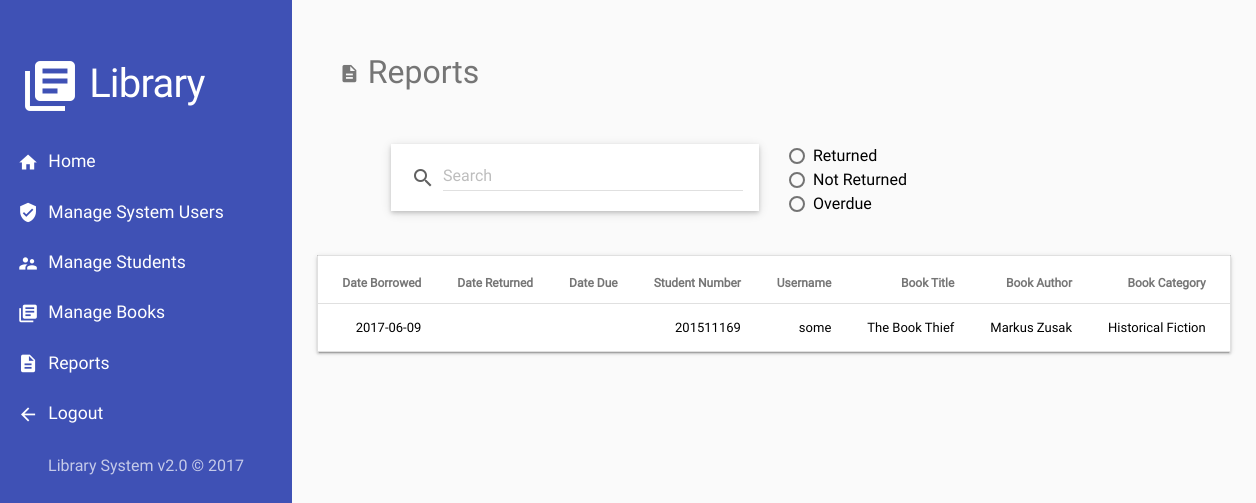
/admin-reports.php (signed in), run on an earlier commit of the app's database.
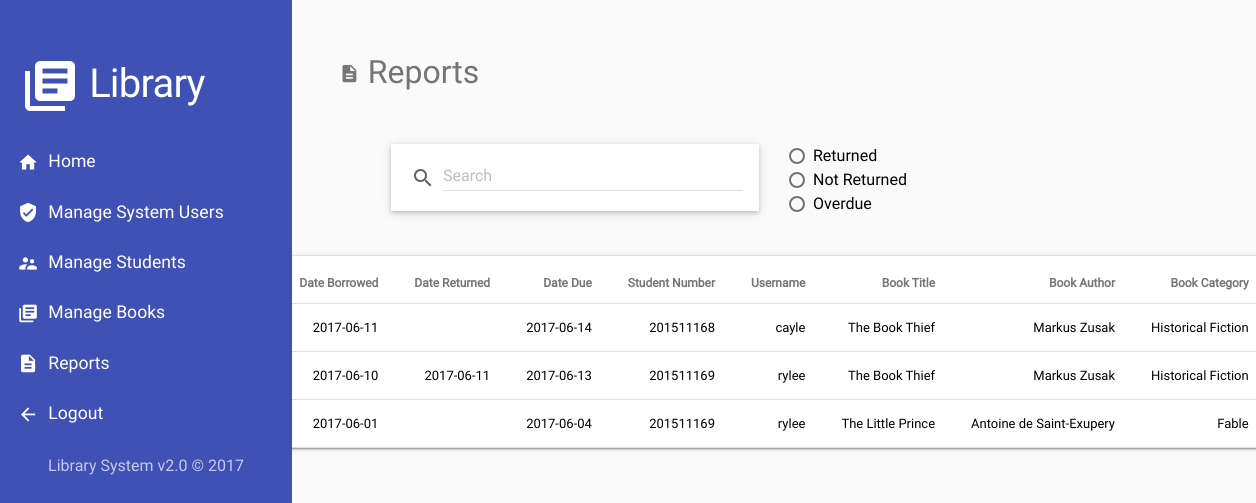
And on a later commit of the database.
### tables this page shows
CREATE TABLE `transaction` (
  `id` int(11) NOT NULL,
  `user_id` int(11) NOT NULL,
  `book_id` int(11) NOT NULL,
  `date_borrowed` date DEFAULT NULL,
  `date_returned` date DEFAULT NULL,
  `date_due` date NOT NULL
);

CREATE TABLE `users` (
  `id` int(11) NOT NULL,
  `username` varchar(128) NOT NULL,
  `password` varchar(255) NOT NULL,
  `year_level` int(2) DEFAULT NULL,
  `student_no` varchar(255) DEFAULT NULL,
  `type` enum('admin','normal') NOT NULL,
  `status` enum('0','1') NOT NULL
);

CREATE TABLE `books` (
  `id` int(11) NOT NULL,
  `title` varchar(255) NOT NULL,
  `author` varchar(255) NOT NULL,
  `category` varchar(255) NOT NULL,
  `description` varchar(255) NOT NULL,
  `image_path` varchar(255) NOT NULL,
  `status` enum('0','1','2') NOT NULL
);

### admin-reports.php (the view, shortened to what this page needs)
<?php include_once('html/top.php'); ?>
<?php
  require_once('html/welcome-header.php');
?>
<?php
  require_once('html/nav.php');
?>
<div class="content">
<h2 class="t-secondary">
  <i class="material-icons small">description</i>
  Reports
</h2>
<form action="<?php echo $_SERVER['PHP_SELF']; ?>" method="get">
  <div class="row -col-md-6 -my-right">
    <div>
    </div>
    <div class="no- col-md-6">
      <div>
        <label class="mdl-radio mdl-js-radio mdl-js-ripple-effect" for="returned">
          <span class="mdl-radio__label">Returned</span>
        </label>
      </div>
      <div>
        <label class="mdl-radio mdl-js-radio mdl-js-ripple-effect" for="borrowed">
          <span class="mdl-radio__label">Not Returned</span>
        </label>
      </div>
      <div>
        <label class="mdl-radio mdl-js-radio mdl-js-ripple-effect" for="overdue">
          <span class="mdl-radio__label">Overdue</span>
        </label>
      </div>
    </div>
  </div>
</form>
<?php
  $condition = " AND 1 = 1 ";
?>
<?php
  $reports_query = "
    SELECT
      t.date_borrowed AS 'date_borrowed',
      t.date_returned AS 'date_returned',
      t.date_due AS 'date_due',
      u.student_no AS 'student_no',
      u.username AS 'username',
      b.title AS 'book_title',
      b.author AS 'book_author',
      b.category AS 'book_category'
    FROM
      users u, books b, transaction t
    WHERE
      t.user_id = u.id AND
      t.book_id = b.id
      $condition
    ORDER BY
      t.date_borrowed DESC,
      u.student_no ASC
  ";
  $sql = mysqli_query($conn, $reports_query) or die(mysql_error());
?>
<div class="my-center">
<table class="mdl-data-table mdl-js-data-table mdl-shadow--2dp m-top-3">
  <tr>
    <th>Date Borrowed</th>
    <th>Date Returned</th>
    <th>Date Due</th>
    <th>Student Number</th>
    <th>Username</th>
    <th>Book Title</th>
    <th>Book Author</th>
    <th>Book Category</th>
  </tr>
<?php
if (mysqli_num_rows($sql) > 0) {
  for ($i = 0; $row = mysqli_fetch_array($sql, MYSQLI_ASSOC); $i++) {
?>
  <tr>
    <td>
      <div>
        <?=$row['date_borrowed']?>
      </div>
    </td>
    <td>
      <div>
        <?=$row['date_returned']?>
      </div>
    </td>
    <td>
      <div>
        <?=$row['date_due']?>
      </div>
    </td>
    <td>
      <div>
        <?=$row['student_no']?>
    </td>
    <td>
      <div>
        <?=$row['username']?>
    </td>
    <td>
      <div>
        <?=$row['book_title']?>
    </td>
    <td>
      <div>
        <?=$row['book_author']?>
    </td>
    <td>
      <div>
        <?=$row['book_category']?>
    </td>
  </tr>
<?php
  }
}
?>
</table>
</div>
</div>
</body>
</html>

### html/top.php (shortened to what this page needs)
<!doctype html>
<html>
<head>
</head>
<body class="container-fluid">

### html/nav.php (shortened to what this page needs)
<div class="sidenav">
  <h1 class="t-white my-m-l-1 my-m-t-2 my-m-b-1">
    <i class="material-icons">library_books</i> Library
  </h1>
  <nav>
    <ul>
      <li>
        <a class="mdl-js-ripple-effect" href="./">
          <i class="material-icons small">home</i>
          Home
        </a>
      </li>
      <li>
        <a class="mdl-js-ripple-effect" href="admin-manage-admins.php">
          <i class="material-icons small">verified_user</i>
          Manage System Users
        </a>
      </li>
      <li>
        <a class="mdl-js-ripple-effect" href="admin-manage-users.php">
          <i class="material-icons small">supervisor_account</i>
          Manage Students
        </a>
      </li>
      <li>
        <a class="mdl-js-ripple-effect" href="admin-manage-books.php">
          <i class="material-icons small">library_books</i>
          Manage Books
        </a>
      </li>
      <li>
        <a class="mdl-js-ripple-effect" href="admin-reports.php">
          <i class="material-icons small">description</i>
          Reports
        </a>
      </li>
      <li>
        <a class="mdl-js-ripple-effect" href="php/logout-user.php">
          <i class="material-icons small">arrow_back</i>
          Logout
        </a>
      </li>
    </ul>
  </nav>
  <p class="t-primary-light my-fs my-m-x-1 my-m-t my-t-c">
    Library System v2.0 &copy; 2017
  </p>
</div>

What changed in the data, as far as the page shows it:
removed transaction: date_borrowed "2017-06-09", user.student_no "201511169", user.username "some", book.title "The Book Thief", book.author "Markus Zusak", book.category "Historical Fiction"
added transaction: date_borrowed "2017-06-11", date_due "2017-06-14", user.student_no "201511168", user.username "cayle", book.title "The Book Thief", book.author "Markus Zusak", book.category "Historical Fiction"
added transaction: date_borrowed "2017-06-10", date_returned "2017-06-11", date_due "2017-06-13", user.student_no "201511169", user.username "rylee", book.title "The Book Thief", book.author "Markus Zusak", book.category "Historical Fiction"
added transaction: date_borrowed "2017-06-01", date_due "2017-06-04", user.student_no "201511169", user.username "rylee", book.title "The Little Prince", book.author "Antoine de Saint-Exupery", book.category "Fable"
